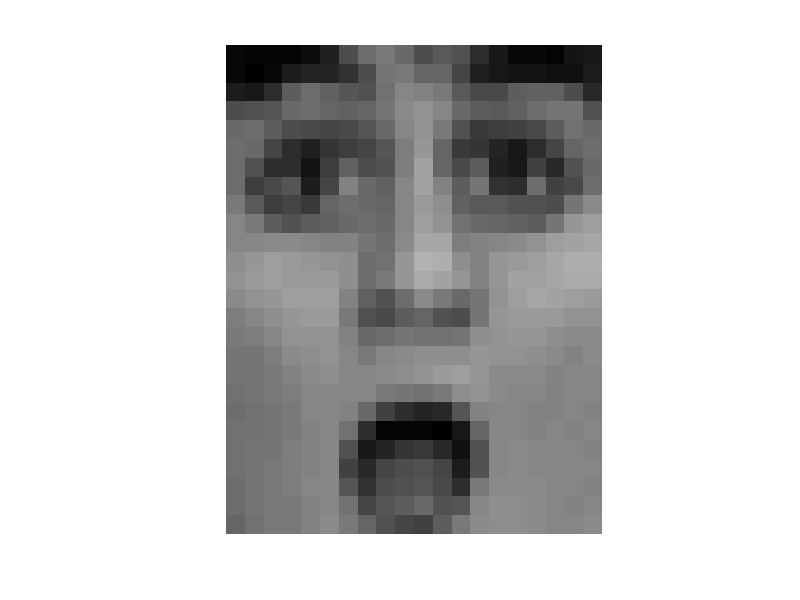

Recreate this plot in MATLAB. (Note: this script raises an error after producing the figure.)
clear;
clc;
close all;
%==========================================================================
% question 1
%==========================================================================
% filter 3x3x3
% output 16x16x96


%==========================================================================
% question 2
%==========================================================================
% output 16x16x96


%==========================================================================
% question 3a
%==========================================================================
% a. How many activation layers are present in this network?
% 2, one ReLU, one softmax
% b. How many Pooling layers are present in this network?
% 1
% c. What are the filter dimensions and number of filters in the first Convolutional layer?
% 5x5x20
% d. What is the size of the image after applying the Convolutional layer?
% 20x20x20
% e. What is the batch size we are using in this model?
% 10
% f. What is the learning rate value used in this model?
% 0.001


%==========================================================================
% question 8
%==========================================================================
%% Dim Reduction 
close all ; clear all;
%Download hwk8files_forMycourses.zip and place them into an appropriate
%hwk8 directory.  Update the two paths below for your machine
cd C:\Users\Mellow\Downloads\machine-intelligence\hw8
addpath C:\Users\Mellow\Downloads\machine-intelligence\hw6\libsvm-3.18\windows
 
%  This cell will demonstrate a comparison of unsupervised PCA vs.
%  Supervised methods such as supervised LPP
load LPP_example_data.mat
% 1072 faces from Kohn-Canade (they have been cropped and resampled)
% GT- ground truth:
%   100: angry
%   200: happy
%   300: neutral
%   400: sad
%   500: surprised
% allfaces20- 26x20 images
 
[numfaces,height,width] = size(allfaces20);
allfacesMean128_Std100=allfaces20;  % this allocates memory, makes it faster
faceu = uint8(zeros(height,width));
for i=1:numfaces
    faceu(:) = uint8(allfaces20(i,:,:));
    %imshow(faceu);pause   %use this line if you want to display the faces
    
    %fix mean to be 128, std dev to be 100
    allfacesMean128_Std100(i,:,:) = uint8((double(faceu)-mean(reshape(double(faceu),height*width,1)))*100/(std(reshape(double(faceu),height*width,1)+0.000001))+ 128);
end
imshow(faceu); %display the last face
     
% Now we vectorize our data:  numSamples*numDim; numDim=26*20=520
allfacesVnorm = zeros(numfaces,height*width);
allfacesVnorm(:) = allfacesMean128_Std100;
 
fea_train = allfacesVnorm;  %fea_train = <num_train_samples> x <D>

%
% First do PCA Analysis
% You will have to set up training and test sets using some sort of k-fold
% cross validataion.  This is skipped here for simplicity
%
cov_mat_fea_train = cov(fea_train);
% eigvector = <DxD>, eigvalue = <DxD>
[PCA_eigvector, PCA_eigvalue] = eig(cov_mat_fea_train);
% eigvalue = <Dx1>
PCA_eigvalue = diag(PCA_eigvalue);
 
%sort so most important is top to bottom, left to right
PCA_eigvalue = flipud(PCA_eigvalue);
PCA_eigvector = fliplr(PCA_eigvector);
 
% Now apply PCA eig matrix on data and look at output
PCA_output = fea_train*PCA_eigvector;   %[nxD]*[DxD]  --> [nxD] 
 
%
% Now call LPP code in supervised mode
%
options.Metric = 'Euclidean';
options.NeighborMode = 'Supervised';
options.gnd = GT';          %gnd = 1x<num_train_samples>
options.bLDA = 1;
% W is the Laplacian matrix:
% In supervised mode, this is from ground truth
% In unsupervised mode, this is from neighbor distances
W = constructW(fea_train,options);  % W is <num_train_samples> x <num_train_samples>
options.PCARatio = 0.99;
%options.PCARatio = 1.0;
data=fea_train;
[LPP_eigvector, LPP_eigvalue] = lpp(W, options, fea_train); % eigvector = <Dxd>, eigvalue = <dx1>
 
% Now apply LPP eig matrix on data and look at output
LPP_output = fea_train*LPP_eigvector;   %[nxD]*[Dxd]  --> [nxd] top d dims  

%
% Plot output
%
numclasses = max(GT)/100;  %assumes 100, 200, 300, ... for each class
class_symbol{1}='ro';
class_symbol{2}='gs';
class_symbol{3}='bp';
class_symbol{4}='cd';
class_symbol{5}='m+';
 
method='PCA';
abc123 = PCA_output(:,1:3)';  %restrict to 3 dims
% Note: PCA needs more than 3 dimms to classify data
% Use plot(PCA_eigvalue) to see variance of each dim
[numdim,numsubjects] = size(abc123);
abc123_avg = zeros(numclasses,3);
classcount = zeros(numclasses,1);
figure
for k=1:numsubjects
    subj=zeros(1,3);
    class = GT(k)/100;
    %[i j k abc123(:,count)']
    str = class_symbol{class};
 
    plot3d(abc123(:,k)',str,'linewidth',2); %%this looks better if standalone plot
    hold on
    abc123_avg(class,:) = abc123_avg(class,:) + abc123(:,k)';
    classcount(class) = classcount(class)+1;
end
        
for i=1:numclasses
    abc123_avg(i,:) = abc123_avg(i,:)./ classcount(i);
end
    
xlabel(sprintf('%s: Dim 1',method));
ylabel(sprintf('%s: Dim 2',method));
zlabel(sprintf('%s: Dim 3',method));
title(sprintf('%s on Expression Data: r=angry; g=happy; b=neutral; c=sad; m=surprised',method));
grid on
% This will save plot to disk, png is best for vector graphics
% jpeg is best for images
% print -dpng sampleoutputPCA.png  
 
 
method='SLPP';
abc123 = LPP_output(:,1:3)';  %restrict to 3 dims
[numdim,numsubjects] = size(abc123);
abc123_avg = zeros(numclasses,3);
classcount = zeros(numclasses,1);
figure
for k=1:numsubjects
    subj=zeros(1,3);
    class = GT(k)/100;
    %[i j k abc123(:,count)']
    str = class_symbol{class};
 
    plot3d(abc123(:,k)',str,'linewidth',2); %%this looks better if standalone plot
    hold on
    abc123_avg(class,:) = abc123_avg(class,:) + abc123(:,k)';
    classcount(class) = classcount(class)+1;
end
        
for i=1:numclasses
    abc123_avg(i,:) = abc123_avg(i,:)./ classcount(i);
end
    
xlabel(sprintf('%s: Dim 1',method));
ylabel(sprintf('%s: Dim 2',method));
zlabel(sprintf('%s: Dim 3',method));
title(sprintf('%s on Expression Data: r=angry; g=happy; b=neutral; c=sad; m=surprised',method));
grid on
% print -dpng sampleoutputSLPP.png



%==========================================================================
% question 8a
%==========================================================================
%% SVM vs NNet
close all; clear all;
load ex4data1.mat;
cd C:\Users\Mellow\Downloads\machine-intelligence\hw8
addpath C:\Users\Mellow\Downloads\machine-intelligence\hw6\libsvm-3.18\windows

options.method = 'SVM';
options.numberOfFolds = 5;
options.useDR=1;
options.dim_reduction='SLPP';
options.SLPP_bLDA=0.7;
options.PCARatio=0.9;
[confusionMatrixSVM,accuracySVM] =  classify677_hwk8(X,y,options);

options.method = 'nnet';
options.nnet_hiddenLayerSize = 25;
options.numberOfFolds = 5;
options.useDR=1;
options.dim_reduction='SLPP';
options.SLPP_bLDA=0.7;
options.PCARatio=0.9;
[confusionMatrixNN,accuracyNN] =  classify677_hwk8(X,y,options);
